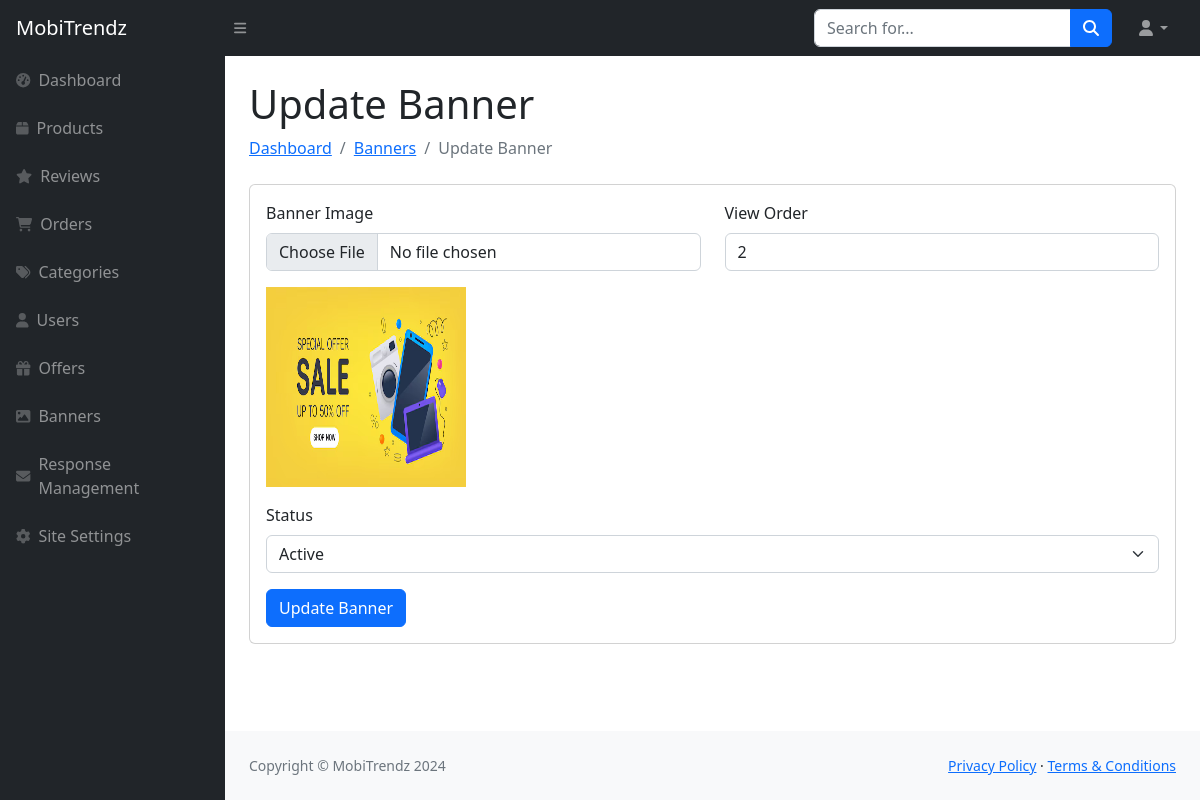
Screenshot of /Admin/update-banner.php?banner_id=1 with the database file from the repository.
### tables this page shows
CREATE TABLE `banner_details_tbl` (
  `Banner_Id` int NOT NULL,
  `Banner_Image` text NOT NULL,
  `View_Order` int NOT NULL,
  `Active_Status` int NOT NULL
);

### Admin/update-banner.php (the view, shortened to what this page needs)
<?php include("sidebar.php");
if (isset($_GET['banner_id'])) {
    $banner_id = $_GET['banner_id'];
    $query = "SELECT * FROM banner_details_tbl WHERE Banner_Id = $banner_id";
    $result = mysqli_query($con, $query);
    $banner = mysqli_fetch_assoc($result);
}
?>
<div id="layoutSidenav_content">
    <div class="container-fluid px-4">
        <h1 class="mt-4">Update Banner</h1>
        <ol class="breadcrumb mb-4">
            <li class="breadcrumb-item"><a href="index.php">Dashboard</a></li>
            <li class="breadcrumb-item"><a href="banners.php">Banners</a></li>
            <li class="breadcrumb-item active">Update Banner</li>
        </ol>
        <div class="card mb-4">
            <div class="card-body">
                <form id="updateBannerForm" method="POST" enctype="multipart/form-data" onsubmit="return validateUpdateBannerForm();">
                    <div class="row">
                        <div class="col-md-6">
                            <div class="mb-3">
                                <label for="bannerImage" class="form-label">Banner Image</label>
                                <input type="file" class="form-control" id="bannerImage" name="banner_image" accept="image/*">
                            </div>
                            <div class="mb-3">
                                <img src="../img/banners/<?php echo $banner['Banner_Image']; ?>" alt="" height="200px" width="200px">
                            </div>
                        </div>
                        <div class="col-md-6">
                            <div class="mb-3">
                                <label for="bannerOrder" class="form-label">View Order</label>
                                <input type="number" class="form-control" id="bannerOrder" name="banner_order" value="<?php echo $banner['View_Order']; ?>">
                            </div>
                        </div>
                    </div>
                    <div class="mb-3">
                        <label for="bannerStatus" class="form-label">Status</label>
                        <select class="form-select" id="bannerStatus" name="banner_status">
                            <option value="1" <?php echo $banner['Active_Status'] == 1 ? 'selected' : ''; ?>>Active</option>
                        </select>
                    </div>
                    <button type="submit" class="btn btn-primary" name="update_banner">Update Banner</button>
                </form>
            </div>
        </div>
    </div>
<?php include("footer.php");
?>

### rows the page displays
banner_details_tbl: Banner_Image (picture), banner_order "2", banner_status "Active"
